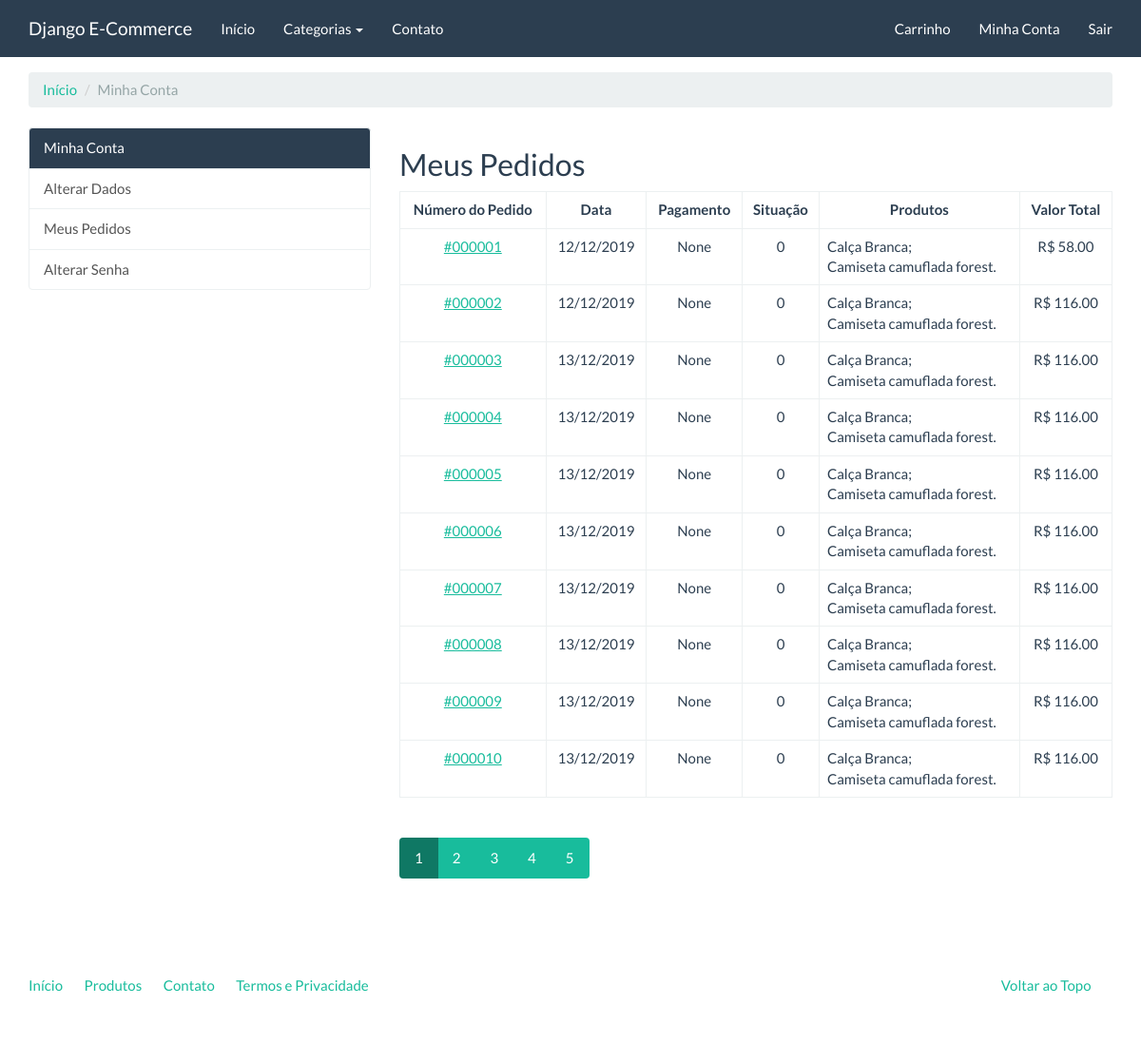
Page /conta/meus-pedidos/ (signed in) on the earlier database version.
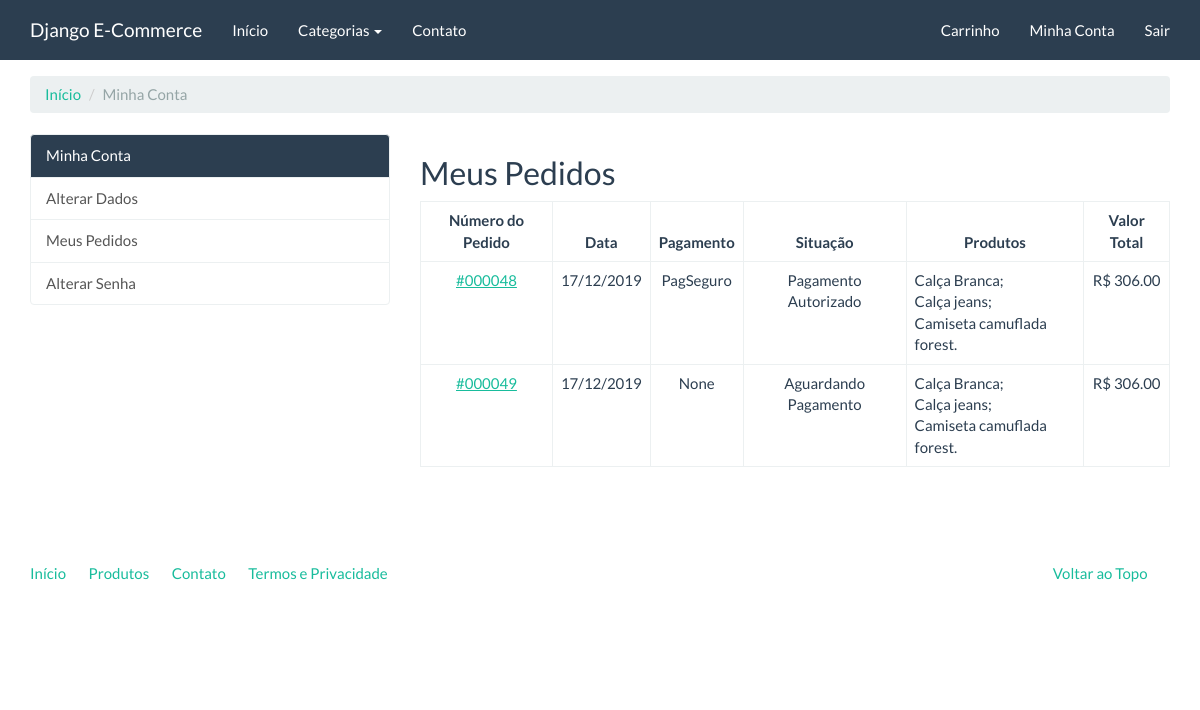
Same page on the later database version.
### checkout/models.py (models this page shows, shortened)
class Order(models.Model):
    STATUS_CHOICES = (
        ('1', 'Aguardando Pagamento'),
        ('2', 'Pagamento em Análise'),
        ('3', 'Pagamento Autorizado'),
        ('7', 'Cancelado'),
    )
    PAYMENT_OPTION_CHOICES = (
        ("boletobancario", 'Boleto Bancário'),
        ("pagseguro", 'PagSeguro'),
        ("paypal", 'PayPal'),
    )
    id = models.AutoField('ID do Pedido', primary_key=True)
    user = models.ForeignKey(settings.AUTH_USER_MODEL, verbose_name='Usuário', on_delete=models.CASCADE,)
    status = models.CharField('Situação', choices=STATUS_CHOICES, max_length=30, default=None, blank=True, null=True)
    payment_option = models.CharField('Modo de Pagamento', choices=PAYMENT_OPTION_CHOICES, max_length=30, default=None, blank=True, null=True)
    created = models.DateTimeField('Data de Criação', auto_now_add=True)
    modified = models.DateTimeField('Data de Modificação', auto_now=True)
    objects = OrderManager()
    class Meta:
        verbose_name = 'Pedido'
        verbose_name_plural = 'Pedidos'
    def products(self):
        products_ids = self.items.values_list('product')
        return Product.objects.filter(pk__in=products_ids)
    def total_price(self):
        aggregate_queryset = self.items.aggregate(total=models.Sum(models.F('price')
         * models.F('quantity'), output_field=models.DecimalField()))
        return aggregate_queryset['total']
    def pagseguro(self):
        self.payment_option = 'pagseguro'
        self.save()
        pg = pagseguro.PagSeguro(token=settings.PAGSEGURO_TOKEN,
                       email=settings.PAGSEGURO_EMAIL,
                       config={'sandbox': settings.PAGSEGURO_SANDBOX})
        pg.sender = {"name": self.user.name,
                     "area_code": None,
                     "phone": None,
                     "email": self.user.email,}
        pg.reference_prefix = ''
        pg.shipping = None
        pg.reference = self.id
        for item in self.items.all():
            pg.items.append({'id': item.product.pk,
                             'description': item.product.name,
                             'amount': f'{item.price:.2f}',
                             'quantity': item.quantity,
                             'shipping_cost': None,
                             'weight': None
                            })
        return pg
    def __str__(self):
        return f'#{self.id:0>6}'
    def paypal(self):
        self.payment_option = 'paypal'
        self.status = '1'
        self.save()
        paypal_dict = {'upload': '1',
                       'business': settings.PAYPAL_EMAIL,
                       'invoice': self.pk,
                       'cmd': '_cart',
                       'currency_code': 'BRL',
                       'charset': 'utf-8',}
        index = 1
        for item in self.items.all():
            paypal_dict[f'amount_{index}'] = f'{item.price:.2f}'
            paypal_dict[f'item_name_{index}'] = item.product.name
            paypal_dict[f'quantity_{index}'] = item.quantity
            index += 1
        return paypal_dict

### catalog/models.py (models this page shows, shortened)
class Product(models.Model):
    name = models.CharField("Nome", max_length=100)
    slug = models.SlugField('Identificador', max_length=100)
    category = models.ForeignKey('catalog.Category', related_name='Categoria', verbose_name="Categoria", on_delete=models.CASCADE, null=True, blank=False)
    description = models.TextField('Descrição', blank=True, max_length=85)
    price = models.DecimalField("Preço", decimal_places=2, max_digits=8)
    created = models.DateTimeField('Criado em', auto_now_add=True)
    modified = models.DateTimeField('Modificado em', auto_now=True)
    image = models.ImageField('Imagem', upload_to='products', blank=True, null=True)
    class Meta:
        verbose_name = 'Produto'
        verbose_name_plural = "Produtos"
        ordering = ['name']

### checkout/views.py (the view)
class OrderListView(LoginRequiredMixin, ListView):
    template_name = 'checkout/order_list.html'
    paginate_by = 10
    def get_queryset(self):
        return Order.objects.filter(user=self.request.user)

### catalog/context_processors.py (called while the page is built)
def categories(request):
    return {
        'categories': Category.objects.all()
    }

### catalog/models.py (called while the page is built)
    def __str__(self):
        return self.name

    def get_absolute_url(self):
        return reverse('catalog:category', kwargs={'slug': self.slug})

### core/templatetags/pagination.py (called while the page is built)
@register.inclusion_tag('pagination.html')
def pagination(request, paginator, page_obj):
    context = {}
    context['paginator'] = paginator
    context['request'] = request
    context['page_obj'] = page_obj
    getvars = request.GET.copy()
    if 'page' in getvars:
        del getvars['page']
    if len(getvars) > 0:
        context['getvars'] = f'&{getvars.urlencode()}'
    else:
        context['getvars'] = ''
    return context

### checkout/templates/checkout/order_list.html (shortened to what this page needs)
{% extends "accounts/account.html" %}
{% load pagination %}
{% load widget_tweaks %}
{% block accounts_container %}
    <h2>Meus Pedidos</h2>
    <table class="table table-bordered">
            <thead>
                <th class="text-center">
                    Número do Pedido
                </th>
                <th class="text-center">
                    Data
                </th>
                <th class="text-center">
                    Pagamento
                </th>
                <th class="text-center">
                    Situação
                </th>
                <th class="text-center">
                    Produtos
                </th>
                <th class="text-center">
                    Valor Total
                </th>
            </thead>
            <tbody>
              {% for order in object_list %}
                <tr>
                  <td class="text-center">
                    <a href="{% url 'accounts:order_detail' order.id %}">{{ order }}</a>
                  </td>
                  <td class="text-center">
                    {{ order.created|date:'d/m/Y' }}
                  </td>
                  <td class="text-center">
                    {{ order.get_payment_option_display }}
                  </td>
                  <td class="text-center">
                    {{ order.get_status_display }}
                  </td>
                  <td >
                    {% for product in order.products %}
                    {{ product.name }}{% if not forloop.last %};<br/>{% else %}.{% endif %}
                    {% endfor %}
                  </td>
                  <td class="text-center">
                     R$ {{ order.total_price | floatformat:'2' }}
                    </td>
                </tr>
              {% endfor %}
            </tbody>
        </table>
{% pagination request paginator page_obj %}
{% endblock %}

Differences in the rows shown:
removed Order: id "#000001", created "12/12/2019", payment_option "None", status "0", total_price "58.00", Product (name "Calça Branca"), Product (name "Camiseta camuflada forest")
removed Order: id "#000002", created "12/12/2019", payment_option "None", status "0", total_price "116.00", Product (name "Calça Branca"), Product (name "Camiseta camuflada forest")
removed Order: id "#000003", created "13/12/2019", payment_option "None", status "0", total_price "116.00", Product (name "Calça Branca"), Product (name "Camiseta camuflada forest")
removed Order: id "#000004", created "13/12/2019", payment_option "None", status "0", total_price "116.00", Product (name "Calça Branca"), Product (name "Camiseta camuflada forest")
removed Order: id "#000005", created "13/12/2019", payment_option "None", status "0", total_price "116.00", Product (name "Calça Branca"), Product (name "Camiseta camuflada forest")
removed Order: id "#000006", created "13/12/2019", payment_option "None", status "0", total_price "116.00", Product (name "Calça Branca"), Product (name "Camiseta camuflada forest")
removed Order: id "#000007", created "13/12/2019", payment_option "None", status "0", total_price "116.00", Product (name "Calça Branca"), Product (name "Camiseta camuflada forest")
removed Order: id "#000008", created "13/12/2019", payment_option "None", status "0", total_price "116.00", Product (name "Calça Branca"), Product (name "Camiseta camuflada forest")
removed Order: id "#000009", created "13/12/2019", payment_option "None", status "0", total_price "116.00", Product (name "Calça Branca"), Product (name "Camiseta camuflada forest")
removed Order: id "#000010", created "13/12/2019", payment_option "None", status "0", total_price "116.00", Product (name "Calça Branca"), Product (name "Camiseta camuflada forest")
added Order: id "#000048", created "17/12/2019", payment_option "PagSeguro", status "Pagamento Autorizado", total_price "306.00", Product (name "Calça Branca"), Product (name "Camiseta camuflada forest")
now on this page (row unchanged): Product: name "Calça jeans"
added Order: id "#000049", created "17/12/2019", payment_option "None", status "Aguardando Pagamento", total_price "306.00", Product (name "Calça Branca"), Product (name "Camiseta camuflada forest")
Other differences:
list line gone: "1"
list line gone: "2"
list line gone: "3"
list line gone: "4"
list line gone: "5"
